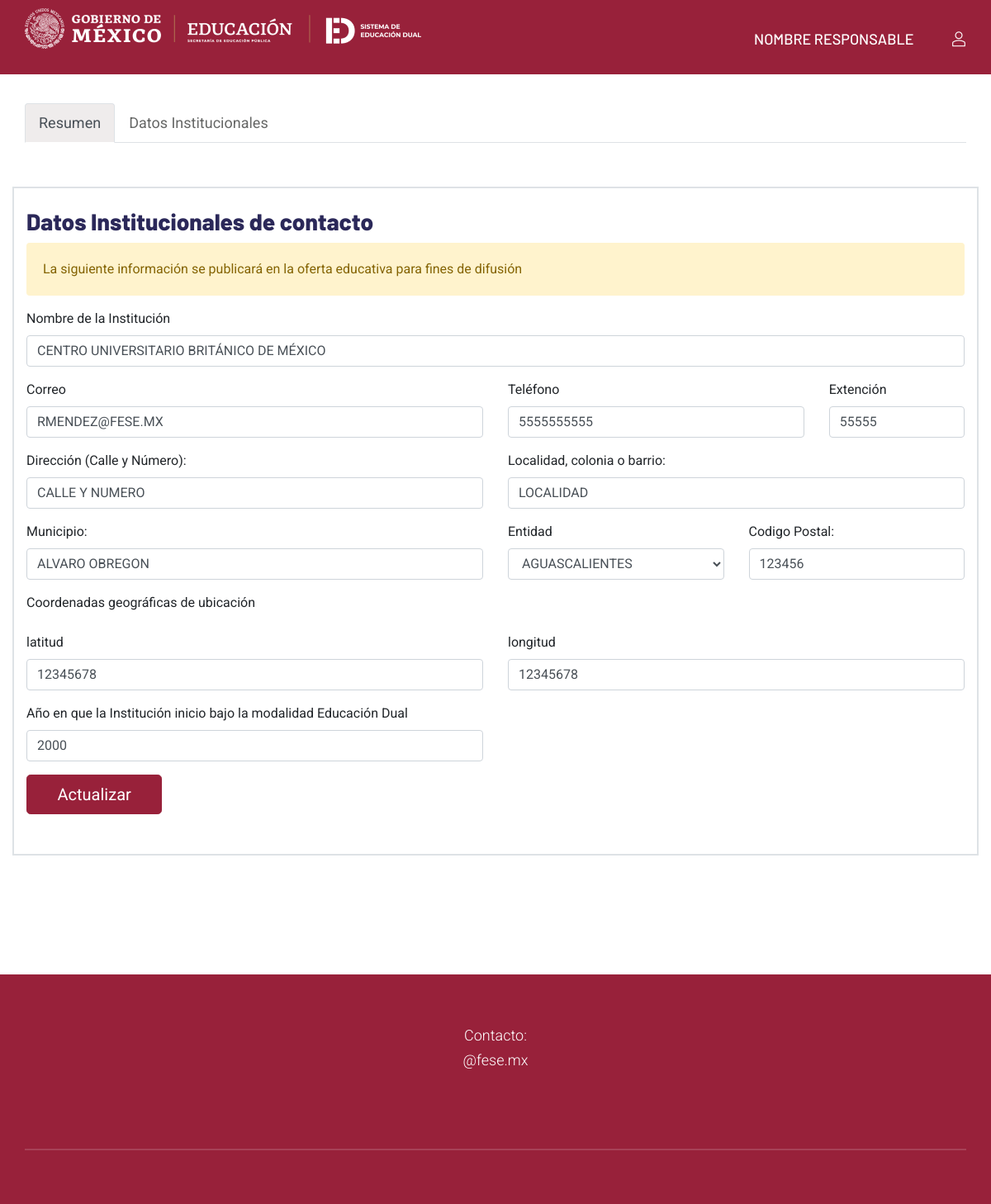
/view/info_ies.php (signed in), run on the app's committed database.
### tables this page shows
CREATE TABLE `responsable` (
  `id_responsable` int(11) NOT NULL,
  `id_usuario` int(11) NOT NULL,
  `dt_entidad` varchar(50) NOT NULL,
  `id_ies` varchar(6) NOT NULL,
  `dt_nom_responsable` varchar(50) NOT NULL,
  `dt_cargo` varchar(50) NOT NULL,
  `dt_telefono` varchar(10) NOT NULL,
  `dt_celular` varchar(10) NOT NULL
);

CREATE TABLE `cat_ies` (
  `id_cat_ies` int(11) NOT NULL,
  `id_ies` varchar(6) NOT NULL,
  `dt_nombre_ies` varchar(300) NOT NULL,
  `dt_estatus` tinyint(1) NOT NULL DEFAULT 0
);

CREATE TABLE `info_ies` (
  `id_info_ies` int(11) NOT NULL,
  `id_ies` varchar(6) NOT NULL,
  `id_user` varchar(5) NOT NULL,
  `dt_email` varchar(100) NOT NULL,
  `dt_telefono` varchar(10) NOT NULL,
  `dt_extencion` varchar(5) NOT NULL,
  `dt_direccion` varchar(200) NOT NULL,
  `dt_localidad` varchar(200) NOT NULL,
  `dt_municipio` varchar(200) NOT NULL,
  `dt_entidad` varchar(50) NOT NULL,
  `dt_cp` varchar(6) NOT NULL,
  `dt_latitud` varchar(100) NOT NULL,
  `dt_longitud` varchar(100) NOT NULL,
  `dt_ano_dual` varchar(20) NOT NULL
);

CREATE TABLE `cat_entidad` (
  `id_entidad` int(11) NOT NULL,
  `id_cat_entidad` varchar(2) DEFAULT NULL,
  `nombre_entidad` varchar(45) DEFAULT NULL,
  `dt_nombre_corto` varchar(45) DEFAULT NULL,
  `dt_region` varchar(45) DEFAULT NULL
);

### model/databases.php (called while the page is built, shortened)
<?php
require_once('../controller/conec.php');
function acces_responsable($id_ies)
{
  global $mysqli;
  $sql = "SELECT * FROM `responsable`
LEFT JOIN cat_ies ON(cat_ies.id_ies=responsable.id_ies)
LEFT JOIN cat_entidad on(cat_entidad.id_cat_entidad=responsable.dt_entidad)
WHERE responsable.id_ies =  '{$id_ies}'";
  $result = $mysqli->query($sql);
   return $result->fetch_assoc();
}
function acces_info_ies($id_ies, $id_user)
{
  global $mysqli;
  $sql = "SELECT * FROM `info_ies` WHERE id_ies =  '{$id_ies}' AND id_user =  '{$id_user}'";
  $result = $mysqli->query($sql);
   return $result->fetch_assoc();
}
?>

### view/info_ies.php (the view, shortened to what this page needs)
<?php
require_once('../model/databases.php');
$id_ies=$_SESSION["id_ies"];
$name_user=$_SESSION["name_user"];
$id_user=$_SESSION["id_user"];
$responsable = acces_responsable($id_ies);
$info_ies = acces_info_ies($id_ies, $id_user);
?>
 <!DOCTYPE html>
<html lang="es">
<head>
      <link rel="stylesheet" href="../assets/css/all.min.css">
        <link rel="stylesheet" href="../assets/css/flaticon.css">
        <link rel="stylesheet" href="../assets/css/animate.min.css">
        <link rel="stylesheet" href="../assets/css/bootstrap.css">
        <link rel="stylesheet" href="../assets/css/jquery.fancybox.min.css">
        <link rel="stylesheet" href="../assets/css/perfect-scrollbar.css">
        <link rel="stylesheet" href="../assets/css/slick.css">
        <link rel="stylesheet" href="../assets/css/style.css">
        <link rel="stylesheet" href="../assets/css/responsive.css">
        <link rel="stylesheet" href="../assets/css/color.css">
</head>
   <body>
  <header class="stick style1 w-100" style="background-color: #98213A;">
                <div class="container">
                    <div class="logo-menu-wrap w-100 d-flex flex-wrap justify-content-between align-items-start">
                    <div class="logo"><h1 class="mb-0"><img class="img-fluid" src="../assets/images/img/logo_blanco2.png" alt="Logo" srcset="../assets/images/img/logo_blanco2.png"></h1></div>
                        <nav class="d-inline-flex align-items-center">
                           <div class="header-left">
                                <ul class="mb-0 list-unstyled d-inline-flex">
                                    <li class="menu-item-has-children"><?php echo $name_user ?></li>
                                </ul>
                            </div>
                            <div class="header-right-btns">
                               <a class="menu-btn" href="javascript:void(0);" title=""><i class="flaticon-user"></i></a>
                            </div>
                        </nav>
                    </div>
                </div>
            </header>
         <section>
            <br><br><br>
         </section>
<div class="container"><br><br>
 <ul class="nav nav-tabs" id="myTab" role="tablist">
        <li class="nav-item">
         <a class="nav-link active" href="registro.php" role="tab" aria-controls="home" aria-selected="true">Resumen</a>
       </li>
        <li class="nav-item">
         <a class="nav-link"  href="#" role="tab" aria-controls="profile" aria-selected="false">Datos Institucionales</a>
       </li>
     </ul>
     <br><br>
</div>
<div class="container">
<div class="tab-content">
<div class="tab-pane active" id="pane1" role="tabpanel" aria-labelledby="home-tab">
<div class="row">
                            <span class="border">
                                    <div class="col-xl-12">
<form action="../controller/update_ies.php" method="POST">
                        <div class="row border">
                        <div class="col-md-12"><br>
                        <h3>Datos Institucionales de contacto</h3>
                         <div class="alert alert-warning" role="alert">La siguiente información se publicará en la oferta educativa para fines de difusión</div>
                        </div>
                      <div class="col-md-12">
                        <div class="form-group">
                        <label for="exampleInputEmail1">Nombre de la Institución</label>
                        <input type="text" class="form-control" onChange="conMayusculas(this)" value="<?php echo strtoupper($responsable['dt_nombre_ies']); ?>">
                      </div>
                     </div>
                     <div class="col-md-6">
                        <div class="form-group">
                        <label for="exampleInputEmail1">Correo</label>
                        <input type="text" name="correo" class="form-control" onChange="conMayusculas(this)" value="<?php echo strtoupper($info_ies['dt_email']); ?>" required>
                      </div>
                     </div>
                     <div class="col-md-4">
                        <div class="form-group">
                        <label for="exampleInputEmail1">Teléfono</label>
                        <input type="text" name="tel" class="form-control" onChange="conMayusculas(this)" value="<?php echo strtoupper($info_ies['dt_telefono']); ?>" required>
                      </div>
                     </div>
                     <div class="col-md-2">
                        <div class="form-group">
                        <label for="exampleInputEmail1">Extención</label>
                        <input type="text" name="ext" class="form-control" onChange="conMayusculas(this)" value="<?php echo strtoupper($info_ies['dt_extencion']); ?>">
                      </div>
                     </div>
                     <div class="col-md-6">
                        <div class="form-group">
                        <label for="exampleInputEmail1">Dirección (Calle y Número):</label>
                        <input type="text" name="direccion" class="form-control" onChange="conMayusculas(this)" value="<?php echo strtoupper($info_ies['dt_direccion']); ?>" required>
                      </div>
                     </div>
                     <div class="col-md-6">
                        <div class="form-group">
                        <label for="exampleInputEmail1">Localidad, colonia o barrio:</label>
                        <input type="text" name="localidad" class="form-control" onChange="conMayusculas(this)" value="<?php echo strtoupper($info_ies['dt_localidad']); ?>" required>
                      </div>
                     </div>
                     <div class="col-md-6">
                        <div class="form-group">
                        <label for="exampleInputEmail1">Municipio:</label>
                        <input type="text" name="municipio" class="form-control" onChange="conMayusculas(this)" value="<?php echo strtoupper($info_ies['dt_municipio']); ?>" required>
                      </div>
                     </div>
                      <div class="col-md-3">
                      <div class="form-group">
                          <label for="exampleInputEmail1">Entidad</label>
                       <select class="form-control"  name="entidad">
                          <option value="<?php echo strtoupper($responsable['nombre_entidad']); ?>" selected><?php echo strtoupper($responsable['nombre_entidad']); ?></option>
                       </select>
                      </div>
                     </div>
                     <div class="col-md-3">
                        <div class="form-group">
                        <label for="exampleInputEmail1">Codigo Postal:</label>
                        <input type="text" name="cp" class="form-control" onChange="conMayusculas(this)" value="<?php echo strtoupper($info_ies['dt_cp']); ?>" required>
                      </div>
                     </div>
                     <div class="col-md-12">
                        <div class="form-group">
                        <label for="exampleInputEmail1">Coordenadas geográficas de ubicación</label>
                      </div>
                     </div>
                     <div class="col-md-6">
                        <div class="form-group">
                        <label for="exampleInputEmail1">latitud</label>
                        <input type="text" name="latitud" class="form-control" onChange="conMayusculas(this)" value="<?php echo strtoupper($info_ies['dt_latitud']); ?>" required>
                      </div>
                     </div>
                     <div class="col-md-6">
                        <div class="form-group">
                        <label for="exampleInputEmail1">longitud</label>
                        <input type="text" name="longitud" class="form-control" onChange="conMayusculas(this)" value="<?php echo strtoupper($info_ies['dt_longitud']); ?>" required>
                      </div>
                     </div>
                     <div class="col-md-6">
                        <div class="form-group">
                        <label for="exampleInputEmail1">Año en que la Institución inicio bajo la modalidad Educación Dual</label>
                        <input type="text" name="ano_dual" class="form-control" onChange="conMayusculas(this)" value="<?php echo strtoupper($info_ies['dt_ano_dual']); ?>" required>
                      </div>
                     </div>
                    <div class="col-xl-2">
                            <button type="submit" class="btn btn-block btn-primary btn-lg">Actualizar</button><br><br>
                    </div>
</div>
</form>
                                    </div>
                            </span><br><br>
</div>
</div>
<br><br><br><br>
</div>
</div>
            <footer style="background-color: #98213A;" id="contacto">
                <div class="w-100 pt-121  opc1 position-relative">
                    <div class="container position-relative">
                        <div class="footer-wrap w-100 text-center">
                            <div class="footer-inner d-inline-block">
                                <p class="mb-0" style="color: #fff">Contacto:</p>
                                <p class="mb-0" style="color: #fff">@fese.mx</p>
                            </div>
                            <div class="footer-bottom d-flex flex-wrap justify-content-between w-100">
                            </div>
                        </div>
                    </div>
                </div>
            </footer>
</html>

### assets/css/color.css (style rules this page uses)
:root { --theme-color: #98213A; }

### data on the page
responsable: dt_nombre_ies "CENTRO UNIVERSITARIO BRITÁNICO DE MÉXICO", entidad "AGUASCALIENTES"
info_ies: correo "RMENDEZ@FESE.MX", tel "5555555555", ext "55555", direccion "CALLE Y NUMERO", localidad "LOCALIDAD", municipio "ALVARO OBREGON", cp "123456", latitud "12345678", longitud "12345678", ano_dual "2000"

### other printed values
$name_user "NOMBRE RESPONSABLE"
